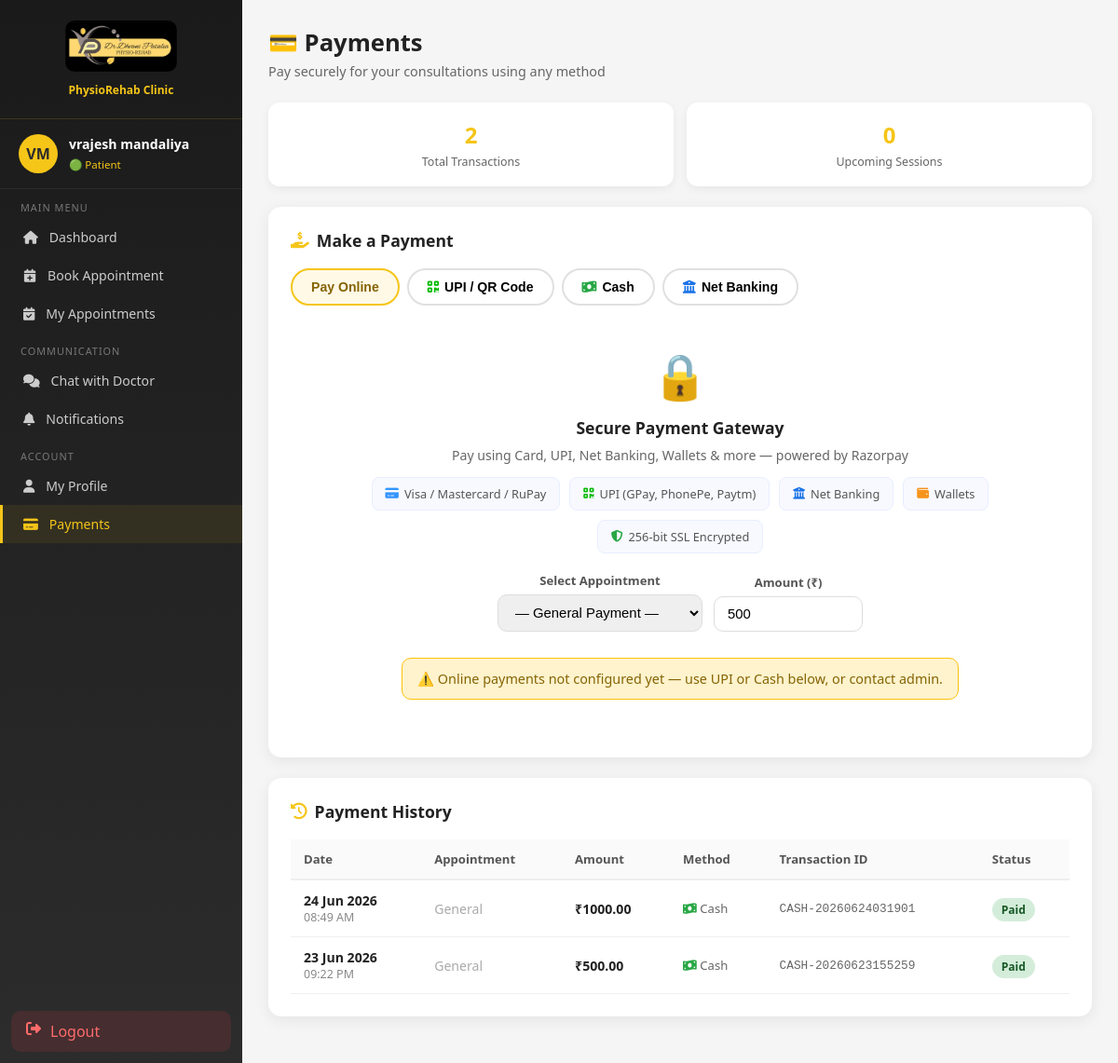
The page /payments/ (signed in) on the database its author committed.
### core/models.py (models this page shows, shortened)
class PaymentRecord(models.Model):
    METHOD_CHOICES = [
        ("cash", "Cash"),
        ("upi", "UPI / QR Code"),
        ("netbanking", "Net Banking"),
        ("razorpay", "Online (Razorpay)"),
        ("wallet", "Wallet"),
    ]
    STATUS_CHOICES = [
        ("pending", "Pending"),
        ("paid", "Paid"),
        ("failed", "Failed"),
        ("refunded", "Refunded"),
    ]
    appointment = models.ForeignKey(
        Appointment,
        on_delete=models.SET_NULL,
        null=True,
        blank=True,
        related_name="payments",
    )
    patient = models.ForeignKey(
        User,
        on_delete=models.SET_NULL,
        null=True,
        blank=True,
        related_name="payment_records",
    )
    amount = models.DecimalField(max_digits=10, decimal_places=2)
    method = models.CharField(max_length=20, choices=METHOD_CHOICES)
    status = models.CharField(max_length=20, choices=STATUS_CHOICES, default="pending")
    razorpay_order_id = models.CharField(max_length=200, blank=True)
    razorpay_payment_id = models.CharField(max_length=200, blank=True)
    razorpay_signature = models.CharField(max_length=400, blank=True)
    transaction_id = models.CharField(max_length=200, blank=True)
    notes = models.TextField(blank=True)
    created_at = models.DateTimeField(auto_now_add=True)
    updated_at = models.DateTimeField(auto_now=True)
    class Meta:
        ordering = ["-created_at"]

### core/views.py (the view)
# urls.py: path("payments/", views.payments, name="payments"),
@login_required
def payments(request):
    my_payments = PaymentRecord.objects.filter(patient=request.user).order_by("-created_at")
    upcoming_appointments = Appointment.objects.filter(
        patient=request.user, status__in=["pending", "confirmed"]
    ).order_by("date")
    clinic = ClinicSettings.objects.first()
    upi_id = getattr(settings, "CLINIC_UPI_ID", "dhvanipatalia@upi")
    _, razorpay_key_id, _ = _get_patient_razorpay(request.user)
    return render(
        request,
        "payments.html",
        {
            "my_payments": my_payments,
            "upcoming_appointments": upcoming_appointments,
            "clinic": clinic,
            "razorpay_key_id": razorpay_key_id,
            "upi_id": upi_id,
        },
    )

### core/views.py (called while the page is built)
def _get_patient_hospital(user):
    from .models import Hospital
    appt = Appointment.objects.filter(patient=user).select_related("hospital").order_by("-date").first()
    if appt and hasattr(appt, "hospital") and appt.hospital:
        return appt.hospital
    return None

def _get_patient_razorpay(user):
    from .models import Hospital
    hospital = _get_patient_hospital(user)
    key_id = (hospital.razorpay_key_id if hospital and hospital.razorpay_key_id
              else getattr(settings, "RAZORPAY_KEY_ID", ""))
    key_secret = (hospital.razorpay_key_secret if hospital and hospital.razorpay_key_secret
                  else getattr(settings, "RAZORPAY_KEY_SECRET", ""))
    if not key_id or not key_secret:
        return None, key_id, key_secret
    return razorpay.Client(auth=(key_id, key_secret)), key_id, key_secret

### templates/payments.html (shortened to what this page needs)
{% load static %}
<!DOCTYPE html>
<html lang="en">
<head>
    <link href="https://cdnjs.cloudflare.com/ajax/libs/font-awesome/6.4.0/css/all.min.css" rel="stylesheet">
</head>
<body>
<div class="layout">
    <aside class="sidebar">
        <div class="sidebar-logo">
            <img src="{% static 'images/Dhvani_Patalia.jpeg' %}" alt="Logo">
            <p>PhysioRehab Clinic</p>
        </div>
        <div class="sidebar-user">
            <div class="user-avatar">{{ user.first_name|first|upper }}{{ user.last_name|first|upper }}</div>
            <div class="user-info">
                <h4>{{ user.get_full_name|default:user.username }}</h4>
                <span>🟢 Patient</span>
            </div>
        </div>
        <nav>
            <div class="nav-section">Main Menu</div>
            <a href="{% url 'client_dashboard' %}" class="nav-item"><i class="fas fa-home"></i> Dashboard</a>
            <a href="{% url 'book_appointment' %}" class="nav-item"><i class="fas fa-calendar-plus"></i> Book Appointment</a>
            <a href="{% url 'my_appointments' %}" class="nav-item"><i class="fas fa-calendar-check"></i> My Appointments</a>
            <div class="nav-section">Communication</div>
            <a href="{% url 'client_chat' %}" class="nav-item"><i class="fas fa-comments"></i> Chat with Doctor</a>
            <a href="{% url 'notifications' %}" class="nav-item"><i class="fas fa-bell"></i> Notifications</a>
            <div class="nav-section">Account</div>
            <a href="{% url 'profile' %}" class="nav-item"><i class="fas fa-user"></i> My Profile</a>
            <a href="{% url 'payments' %}" class="nav-item active"><i class="fas fa-credit-card"></i> Payments</a>
        </nav>
        <div class="sidebar-footer">
            <a href="{% url 'logout' %}" class="logout-btn"><i class="fas fa-sign-out-alt"></i> Logout</a>
        </div>
    </aside>
    <main class="main">
        <div class="page-header">
            <h1>💳 Payments</h1>
            <p>Pay securely for your consultations using any method</p>
        </div>
        <div class="stats-row">
            <div class="stat-box">
                <div class="val">{{ my_payments|length }}</div>
                <div class="lbl">Total Transactions</div>
            </div>
            <div class="stat-box">
                <div class="val">{{ upcoming_appointments.count }}</div>
                <div class="lbl">Upcoming Sessions</div>
            </div>
        </div>
        <div class="card">
            <div class="card-title"><i class="fas fa-hand-holding-usd" style="color:#F5C518"></i> Make a Payment</div>
            <div class="method-tabs">
                <button class="method-tab active" onclick="switchTab('razorpay',this)">
                    Pay Online
                </button>
                <button class="method-tab" onclick="switchTab('upi',this)"><i class="fas fa-qrcode" style="color:#00B900"></i> UPI / QR Code</button>
                <button class="method-tab" onclick="switchTab('cash',this)"><i class="fas fa-money-bill-wave" style="color:#28a745"></i> Cash</button>
                <button class="method-tab" onclick="switchTab('netbanking',this)"><i class="fas fa-university" style="color:#1a73e8"></i> Net Banking</button>
            </div>
            <div class="method-panel active" id="panel-razorpay">
                <div class="rzp-panel">
                    <div class="pay-icon">🔒</div>
                    <h3 style="font-size:1.1rem;font-weight:700;margin-bottom:8px;">Secure Payment Gateway</h3>
                    <p style="color:#666;font-size:.88rem;margin-bottom:14px;">Pay using Card, UPI, Net Banking, Wallets & more — powered by Razorpay</p>
                    <div class="rzp-features">
                        <div class="rzp-feature"><i class="fas fa-credit-card" style="color:#3395FF"></i> Visa / Mastercard / RuPay</div>
                        <div class="rzp-feature"><i class="fas fa-qrcode" style="color:#00B900"></i> UPI (GPay, PhonePe, Paytm)</div>
                        <div class="rzp-feature"><i class="fas fa-university" style="color:#1a73e8"></i> Net Banking</div>
                        <div class="rzp-feature"><i class="fas fa-wallet" style="color:#f7941d"></i> Wallets</div>
                        <div class="rzp-feature"><i class="fas fa-shield-alt" style="color:#28a745"></i> 256-bit SSL Encrypted</div>
                    </div>
                    <div class="amount-input-row" style="justify-content:center;">
                        <div class="form-group" style="max-width:220px;">
                            <label>Select Appointment</label>
                            <select class="form-control" id="rzp-appointment-select">
                                <option value="">— General Payment —</option>
                            </select>
                        </div>
                        <div class="form-group" style="max-width:160px;">
                            <label>Amount (₹)</label>
                            <input type="number" class="form-control" id="rzp-amount" value="500" min="1" step="50">
                        </div>
                    </div>
                    {% if razorpay_key_id %}
                    <button class="btn btn-rzp" onclick="initiateRazorpay()">
                        <i class="fas fa-lock"></i> Pay Securely Now
                    </button>
                    <p style="font-size:.75rem;color:#999;margin-top:10px;">Money goes directly to the clinic's account. Instant confirmation.</p>
                    {% else %}
                    <div class="alert alert-warning" style="margin-top:12px;display:inline-block;">
                        ⚠️ Online payments not configured yet — use UPI or Cash below, or contact admin.
                    </div>
                    {% endif %}
                </div>
            </div>
        </div>
        <div class="card">
            <div class="card-title"><i class="fas fa-history" style="color:#F5C518"></i> Payment History</div>
            {% if my_payments %}
            <div class="table-wrap">
                <table>
                    <thead>
                        <tr>
                            <th>Date</th>
                            <th>Appointment</th>
                            <th>Amount</th>
                            <th>Method</th>
                            <th>Transaction ID</th>
                            <th>Status</th>
                        </tr>
                    </thead>
                    <tbody>
                        {% for pay in my_payments %}
                        <tr>
                            <td>
                                <div style="font-weight:600;">{{ pay.created_at|date:"d M Y" }}</div>
                                <div style="color:#888;font-size:.78rem;">{{ pay.created_at|time:"h:i A" }}</div>
                            </td>
                            <td>{% if pay.appointment %}{{ pay.appointment.date }} — {{ pay.appointment.get_service_display }}{% else %}<span style="color:#aaa;">General</span>{% endif %}</td>
                            <td><strong>₹{{ pay.amount }}</strong></td>
                            <td class="method-icon">
                                {% if pay.method == 'razorpay' %}<i class="fas fa-lock" style="color:#3395FF"></i> Online
                                {% elif pay.method == 'upi' %}<i class="fas fa-qrcode" style="color:#00B900"></i> UPI
                                {% elif pay.method == 'cash' %}<i class="fas fa-money-bill-wave" style="color:#28a745"></i> Cash
                                {% elif pay.method == 'wallet' %}<i class="fas fa-wallet" style="color:#f7941d"></i> Wallet
                                {% else %}<i class="fas fa-university" style="color:#1a73e8"></i> Net Banking{% endif %}
                            </td>
                            <td style="font-family:monospace;font-size:.8rem;color:#666;">{{ pay.transaction_id|default:"—" }}</td>
                            <td><span class="badge badge-{{ pay.status }}">{{ pay.get_status_display }}</span></td>
                        </tr>
                        {% endfor %}
                    </tbody>
                </table>
            </div>
            {% else %}
            <div style="text-align:center;padding:32px;color:#aaa;">
                <i class="fas fa-receipt" style="font-size:2.5rem;margin-bottom:12px;display:block;"></i>
                No payment records yet. Book an appointment and pay here.
            </div>
            {% endif %}
        </div>
    </main>
</div>
</body>
</html>

### templates/payments.html (style rules this page uses)
* { margin:0;padding:0;box-sizing:border-box; }
body { font-family:'Segoe UI',sans-serif;background:#f5f5f5;color:#222; }
.layout { display:flex;min-height:100vh; }
.sidebar { width:260px;min-height:100vh;background:linear-gradient(180deg,#1a1a1a,#2c2c2c);flex-shrink:0;display:flex;flex-direction:column; }
.sidebar-logo { padding:22px 20px;border-bottom:1px solid rgba(245,197,24,.15);text-align:center; }
.sidebar-logo img { width:120px;border-radius:10px; }
.sidebar-logo p { color:#F5C518;font-size:.75rem;margin-top:6px;font-weight:600; }
.sidebar-user { padding:16px 20px;display:flex;align-items:center;gap:12px;border-bottom:1px solid rgba(255,255,255,.06); }
.user-avatar { width:42px;height:42px;background:#F5C518;border-radius:50%;display:flex;align-items:center;justify-content:center;font-weight:800;color:#2c2c2c;font-size:1rem; }
.user-info h4 { color:#fff;font-size:.88rem; }
.user-info span { color:#F5C518;font-size:.72rem; }
.nav-section { padding:12px 22px 4px;color:#777;font-size:.68rem;letter-spacing:1px;text-transform:uppercase; }
.nav-item { display:flex;align-items:center;gap:12px;padding:11px 22px;color:#ccc;text-decoration:none;font-size:.88rem;border-left:3px solid transparent;transition:.2s; }
.nav-item:hover,.nav-item.active { background:rgba(245,197,24,.08);color:#F5C518;border-left-color:#F5C518; }
.sidebar-footer { margin-top:auto;padding:12px; }
.logout-btn { display:flex;gap:10px;padding:11px 16px;background:rgba(220,53,69,.15);color:#ff6b6b;border-radius:10px;text-decoration:none;transition:.2s; }
.main { flex:1;padding:28px;overflow-x:hidden; }
.page-header { margin-bottom:24px; }
.page-header h1 { font-size:1.6rem;font-weight:700; }
.page-header p { color:#666;font-size:.9rem;margin-top:4px; }
.alert { padding:12px 16px;border-radius:10px;margin-bottom:18px;font-size:.9rem; }
.alert-warning { background:#fff3cd;color:#856404;border:1px solid #ffc107; }
.card { background:#fff;border-radius:14px;box-shadow:0 4px 16px rgba(0,0,0,.07);padding:24px;margin-bottom:22px; }
.card-title { font-size:1.1rem;font-weight:700;margin-bottom:18px;display:flex;align-items:center;gap:8px; }
.method-tabs { display:flex;gap:8px;flex-wrap:wrap;margin-bottom:22px; }
.method-tab { padding:10px 20px;border-radius:50px;border:2px solid #e0e0e0;background:#fff;cursor:pointer;font-size:.88rem;font-weight:600;transition:.2s;display:flex;align-items:center;gap:6px; }
.method-tab.active { border-color:#F5C518;background:#FFF9E6;color:#856404; }
.method-panel { display:none; }
.method-panel.active { display:block; }
.rzp-panel { text-align:center;padding:20px 0; }
.rzp-panel .pay-icon { font-size:3rem;margin-bottom:12px; }
.rzp-features { display:flex;gap:10px;flex-wrap:wrap;justify-content:center;margin:14px 0 20px; }
.rzp-feature { background:#f8f9ff;border:1px solid #e8eeff;border-radius:8px;padding:8px 14px;font-size:.8rem;color:#555;display:flex;align-items:center;gap:6px; }
.amount-input-row { display:flex;gap:12px;align-items:flex-end;flex-wrap:wrap;margin:16px 0; }
.form-group { flex:1;min-width:140px; }
.form-group label { display:block;font-size:.82rem;color:#555;margin-bottom:6px;font-weight:600; }
.form-control { width:100%;padding:10px 14px;border:1.5px solid #ddd;border-radius:10px;font-size:.93rem;outline:none;transition:.2s; }
select.form-control { cursor:pointer; }
.table-wrap { overflow-x:auto; }
table { width:100%;border-collapse:collapse;min-width:560px; }
th { text-align:left;padding:12px 14px;background:#fafafa;font-size:.82rem;font-weight:700;color:#555;border-bottom:2px solid #eee; }
td { padding:12px 14px;border-bottom:1px solid #f0f0f0;font-size:.88rem; }
.badge { padding:4px 10px;border-radius:20px;font-size:.75rem;font-weight:700; }
.badge-paid { background:#d4edda;color:#155724; }
.method-icon { font-size:.82rem;color:#666; }
.stats-row { display:grid;grid-template-columns:repeat(auto-fit,minmax(140px,1fr));gap:14px;margin-bottom:22px; }
.stat-box { background:#fff;border-radius:12px;padding:18px;text-align:center;box-shadow:0 3px 10px rgba(0,0,0,.06); }
.stat-box .val { font-size:1.5rem;font-weight:800;color:#F5C518; }
.stat-box .lbl { font-size:.78rem;color:#666;margin-top:4px; }

### rows shown on the page
PaymentRecord: created_at "24 Jun 2026", created_at "08:49 AM", shows "General", amount "1000.00", method "cash" (drawn), transaction_id "CASH-20260624031901", status "Paid"
PaymentRecord: created_at "23 Jun 2026", created_at "09:22 PM", shows "General", amount "500.00", method "cash" (drawn), transaction_id "CASH-20260623155259", status "Paid"

### other values the page prints
{{ user.first_name|first|upper }} "V"
{{ user.last_name|first|upper }} "M"
{{ user.get_full_name|default:user.username }} "vrajesh mandaliya"
{{ my_payments|length }} "2"
{{ upcoming_appointments.count }} "0"
